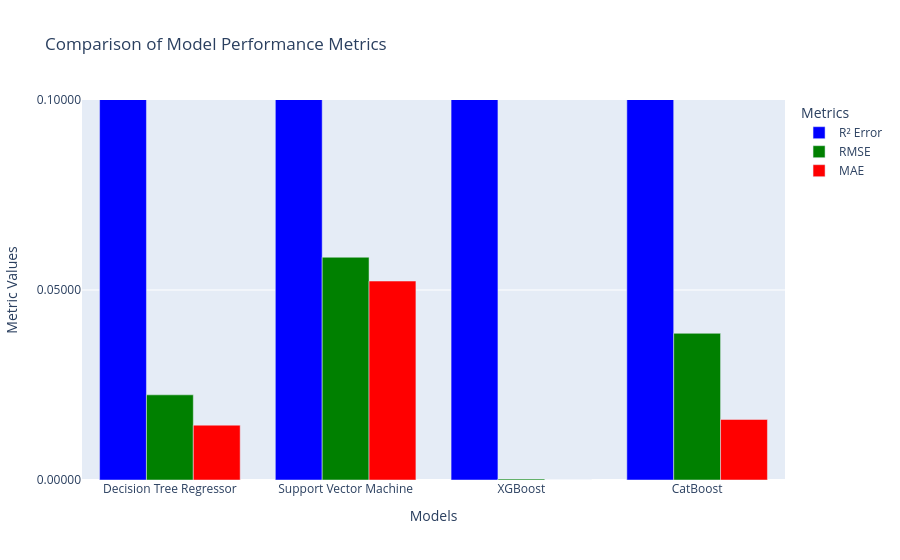

Notebook code cell kept with this figure:
### Code cell
import plotly.graph_objects as go

model_names = list(results_calculation.keys())
r2_values = [results_calculation[model]['r2'] for model in model_names]
rmse_values = [results_calculation[model]['rmse'] for model in model_names]
mae_values = [results_calculation[model]['mae'] for model in model_names]
print("RMSE values:", rmse_values)
print("R2 values:", r2_values)
print("MAE values:", mae_values)

# Creating the bar chart
fig = go.Figure()

# Adding R-Square (R²) bars
fig.add_trace(go.Bar(
    x=model_names,
    y=r2_values,
    name='R² Error',
    marker_color='blue'
))

# Adding Root Mean Squared Error (RMSE) bars
fig.add_trace(go.Bar(
    x=model_names,
    y=rmse_values,
    name='RMSE',
    marker_color='green'
))

# Adding MAE bars
fig.add_trace(go.Bar(
    x=model_names,
    y=mae_values,
    name='MAE',
    marker_color='red'
))

# Updating layout
fig.update_layout(
    title='Comparison of Model Performance Metrics',
    xaxis_title='Models',
    yaxis_title='Metric Values',
    barmode='group',
    legend_title='Metrics',
    yaxis=dict(
        tickformat=".5f", 
        range=[0, 0.1],
        dtick=0.05
    )
    
)

# Show the plot
fig.show()

### Figure 1 — Plotly figure (JSON) as saved in the notebook; plotly's stock layout.template omitted (floating-point values rounded to 4 significant figures)
{"data": [{"marker": {"color": "blue"}, "name": "R² Error", "type": "bar", "x": ["Decision Tree Regressor", "Support Vector Machine", "XGBoost", "CatBoost"], "y": [0.9951, 0.9608, 1.0, 0.9854]}, {"marker": {"color": "green"}, "name": "RMSE", "type": "bar", "x": ["Decision Tree Regressor", "Support Vector Machine", "XGBoost", "CatBoost"], "y": [0.02241, 0.05862, 0.0002625, 0.0386]}, {"marker": {"color": "red"}, "name": "MAE", "type": "bar", "x": ["Decision Tree Regressor", "Support Vector Machine", "XGBoost", "CatBoost"], "y": [0.01443, 0.05236, 9.076e-06, 0.01593]}], "layout": {"barmode": "group", "legend": {"title": {"text": "Metrics"}}, "title": {"text": "Comparison of Model Performance Metrics"}, "xaxis": {"title": {"text": "Models"}}, "yaxis": {"dtick": 0.05, "range": [0, 0.1], "tickformat": ".5f", "title": {"text": "Metric Values"}}}}
